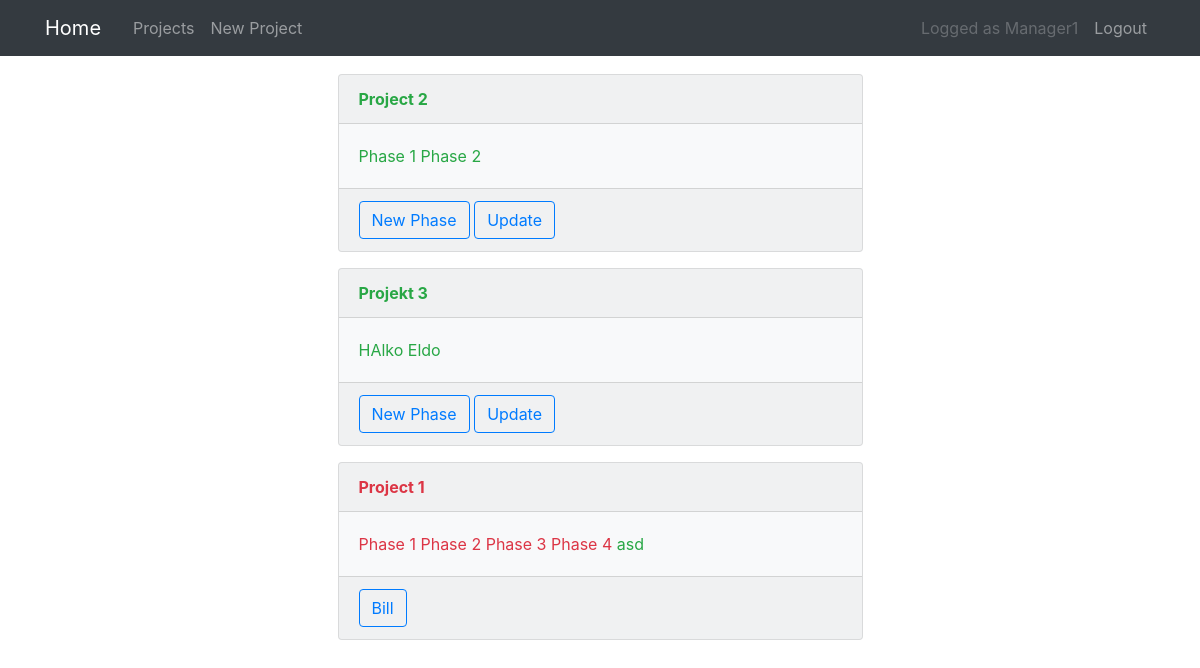
Before: /projects/ (signed in) with the older database file.
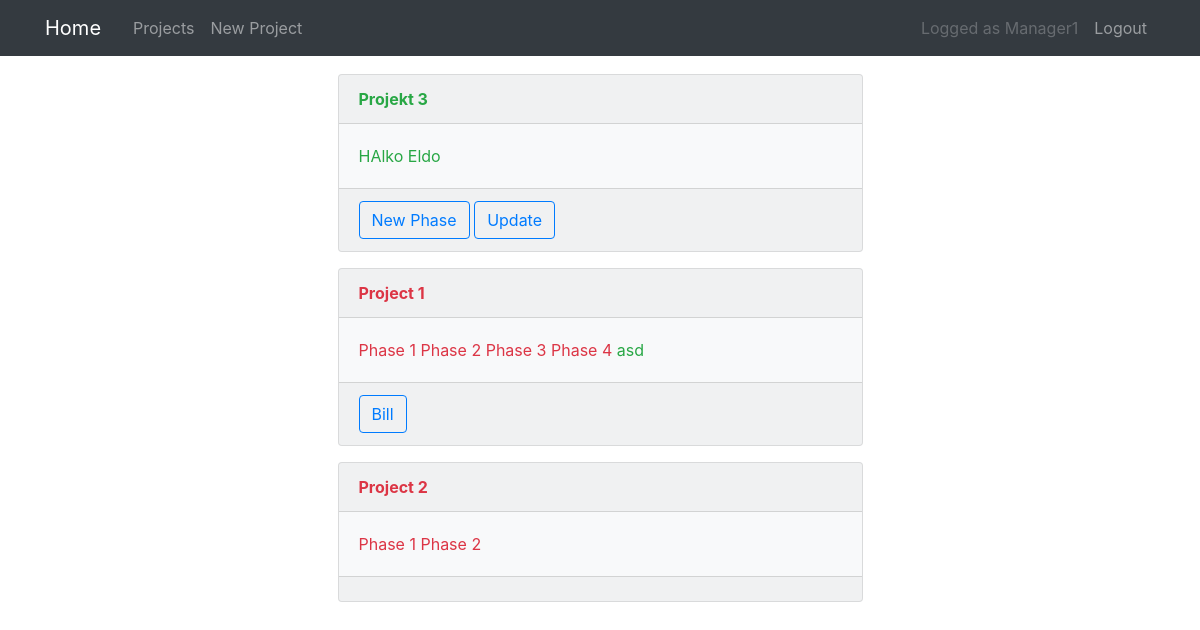
After: the same page with the newer database file.
### projects/models.py (models this page shows, shortened)
class Project(models.Model):
    title = models.CharField(max_length=100)
    description = models.TextField()
    manager = models.ForeignKey(
        User,
        on_delete=models.SET_NULL,
        related_name="manager_project_set",
        null=True,
    )
    worker = models.ManyToManyField(User, related_name="worker_project_set")
    client = models.ManyToManyField(User, related_name="client_project_set")
    price_per_hour = models.PositiveIntegerField(blank=True, null=True)
    client_detail = models.ForeignKey(
        ClientDetail, on_delete=models.SET_NULL, blank=True, null=True
    )
    ongoing = models.BooleanField(default=True)

class ProjectPhase(models.Model):
    title = models.CharField(max_length=100, null=True)
    project = models.ForeignKey(Project, on_delete=models.CASCADE)
    ongoing = models.BooleanField(default=True)
    dates = models.TextField(default="[]")

### projects/views.py (the view)
# urls.py: path("projects/", MyProjectsListView.as_view(), name="project-list"),
class MyProjectsListView(
    LoginRequiredMixin, PermissionRequiredMixin, ListView
):
    template_name = "projects/project_list"
    context_object_name = "projects"
    def get_queryset(self):
        user = get_object_or_404(User, id=self.request.user.id)
        if user.groups.exists():
            group_name = user.groups.all()[0].name.lower()
            if group_name == "worker":
                queryset = Project.objects.filter(worker=user).order_by(
                    "-ongoing"
                )
            elif group_name == "manager":
                queryset = Project.objects.filter(manager=user).order_by(
                    "-ongoing"
                )
            elif group_name == "client":
                queryset = Project.objects.filter(client=user).order_by(
                    "-ongoing"
                )
            return queryset
        else:
            raise Http404("Cannot view projects.")
    permission_required = "projects.view_project"

### projects/templates/projects/project_list.html
{% extends "projects/base.html" %}
{% block content2 %}
{% for project in projects %}
<div class="container">
    <div class="row justify-content-center">
        <div class="col-6">
            <div class="card bg-light mb-3">
                <div class="card-header">
                    {% if project.ongoing %}
                    <strong class="text-success">{{ project.title }} </strong>
                    {% else %}
                    <strong class="text-danger">{{ project.title }} </strong>
                    {% endif %}
                </div>
                <div class="card-body">
                    <p class="card-text">
                        {% for phase in project.projectphase_set.all %}
                        {% ifequal user.groups.all.0|stringformat:"s" 'Worker' %}
                        {% if phase.ongoing %}
                        <a class="text-success"
                            href="{% url 'worker-projectphase-detail' phase.id %}">{{ phase.title }}</a>
                        {% else %}
                        <a class="text-danger"
                            href="{% url 'worker-projectphase-detail' phase.id %}">{{ phase.title }}</a>
                        {% endif %}
                        {% else %}
                        {% if phase.ongoing %}
                        <a class="text-success" href="{% url 'projectphase-detail' phase.id %}">{{ phase.title }}</a>
                        {% else %}
                        <a class="text-danger" href="{% url 'projectphase-detail' phase.id %}">{{ phase.title }}</a>
                        {% endif %}
                        {% endifequal %}
                        {% endfor %}
                    </p>
                </div>
                <div class="card-footer">
                    {% if perms.projects.add_project and project.ongoing %}
                    <a class="btn btn-outline-primary" href="{% url 'projectphase-create' project.id %}">New
                        Phase</a>
                    {% endif %}
                    {% if perms.projects.change_project and project.ongoing %}
                    <a class="btn btn-outline-primary" href="{% url 'project-update' project.id %}">Update</a>
                    {% endif %}
                    {% ifnotequal user.groups.all.0|stringformat:"s" 'Worker' %}
                    {% if project.client.exists and not project.ongoing %}
                    <a class="btn btn-outline-primary" href="{% url 'bill-for-project' project.id %}">Bill</a>
                    {% endif %}
                    {% endifnotequal %}
                </div>
            </div>
        </div>
    </div>
</div>
{% endfor %}
{% endblock content2%}

### projects/templates/projects/base.html (shortened to what this page needs)
{% load static %}
<!DOCTYPE html>
<html>
<head>
  <link rel="stylesheet" href="https://maxcdn.bootstrapcdn.com/bootstrap/4.0.0/css/bootstrap.min.css"
>
  <link rel="stylesheet" type="text/css" href="{% static 'projects/main.css' %}">
</head>
<body>
  <header>
    <nav class="navbar navbar-expand-md navbar-dark bg-dark">
      <div class="container">
        <a class="navbar-brand mr-4" href="{% url 'project-home' %}">Home</a>
        <div class="collapse navbar-collapse" id="navbarToggle">
          <div class="navbar-nav mr-auto">
            {% if user.is_authenticated %}
            {% if perms.projects.view_project %}
            {% if not request.user.is_staff %}
            <a class="nav-item nav-link" href="{% url 'project-list' %}">Projects</a>
            {% endif %}
            {% endif %}
            {% if perms.projects.add_project %}
            {% if not request.user.is_staff %}
            <a class="nav-item nav-link" href="{% url 'project-create' %}">New Project</a>
            {% endif %}
            {% endif %}
            {% endif %}
          </div>
          <div class="navbar-nav">
            {% if user.is_authenticated %}
            <a class="nav-link disabled" href="#">Logged as {{ user.username }}</a>
            <a class="nav-item nav-link" href="{% url 'logout' %}">Logout</a>
            {% else %}
            <a class="nav-item nav-link" href="{% url 'login' %}">Login</a>
            {% endif %}
          </div>
        </div>
      </div>
    </nav>
  </header>
  <main class="container">
    <div class="row">
      <div class="col-1">
      </div>
      <div class="col-10">
      </div>
      <div class="col-1"></div>
    </div>
    {% block content2 %}{% endblock %}
  </main>
</body>
</html>

### projects/static/projects/main.css (style rules this page uses)
.navbar { margin-bottom: 2ex; }

Changed rows visible on the page:
changed Project "Project 2": ongoing True → False (drawn); moves down the list
changed ProjectPhase (number 8 of 9 on the later page): ongoing True → False (drawn)
changed ProjectPhase (number 9 of 9 on the later page): ongoing True → False (drawn)
